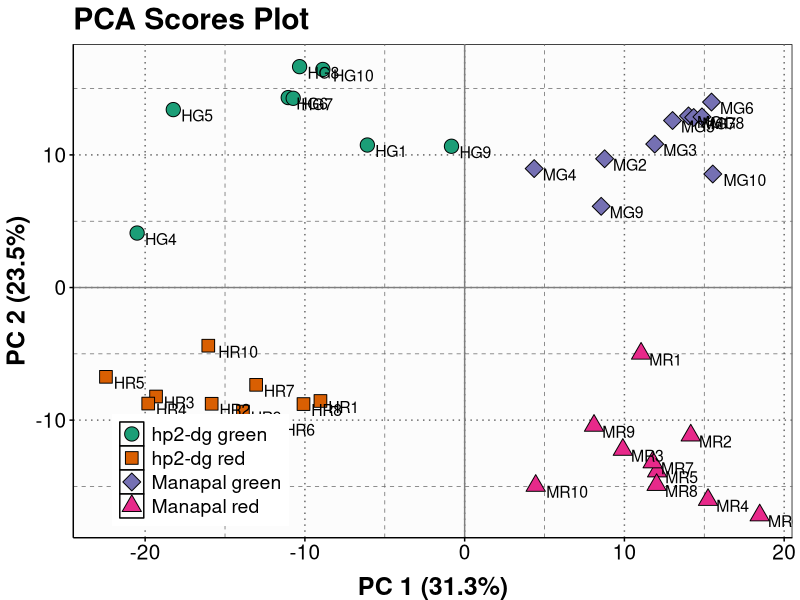
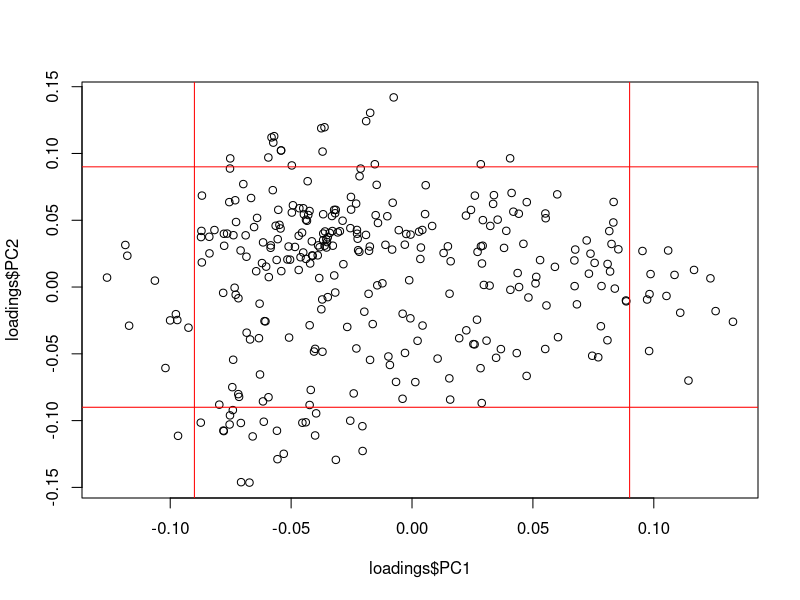
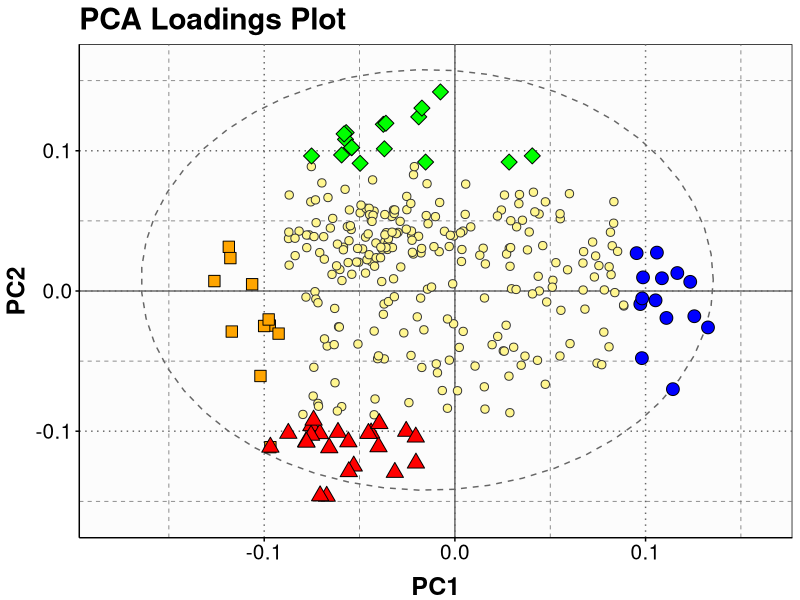
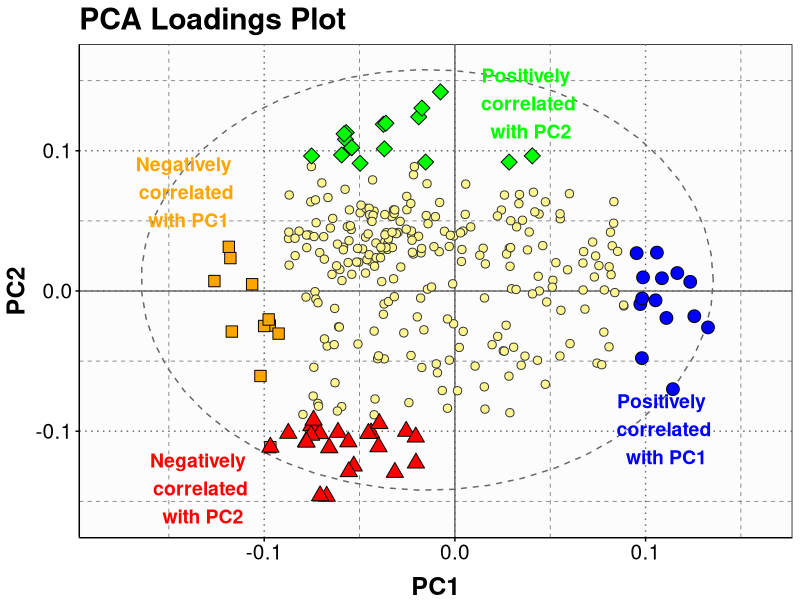
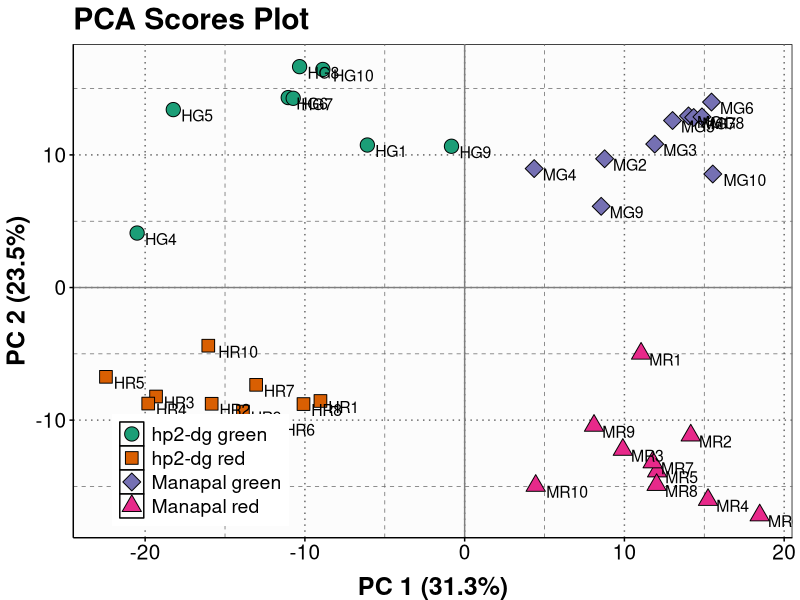
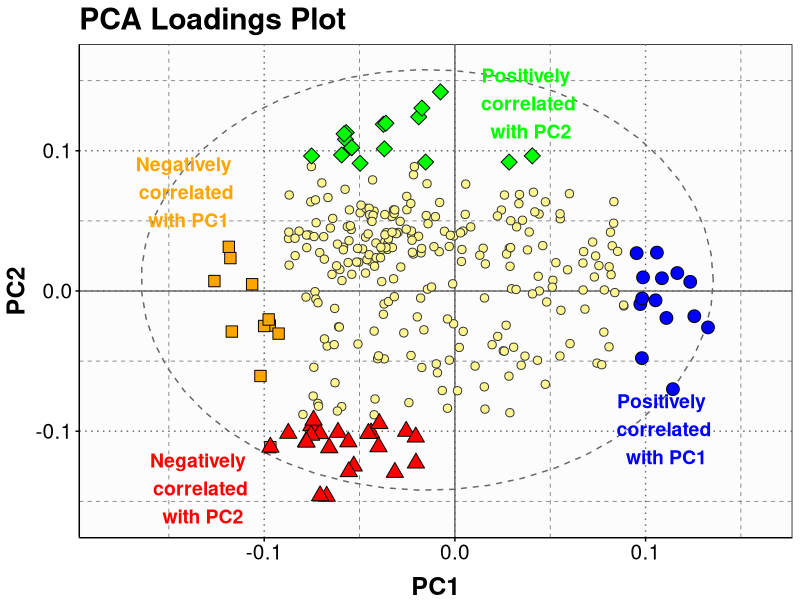

Write R code to recreate these figures, in order.
###############################################################
# Make PCA scores and loadings plots with ggplot2
###############################################################

# This script will produce a scores plot and loadings plot from 
# the output of PCA using the ggplot2 package.  Refer to the 
# PCA.process.R file to see how the data were generated.

# The following files need to be placed in the working directory:
# pca_scores.csv
# pca_scree.csv
# pca_loadings.csv

# Set working directory
setwd("~/R/pca/")

######################
# Scores plot
######################

# import scores matrix
data <- read.csv("pca_scores.csv", header=T)

# subset to include only PC1 to PC3 scores
data <- data[, c(1:4)]

# look at first few rows
data[1:6,1:4]

# Get variance percentages for first 3 PC's
screedat <- read.csv("pca_scree.csv", header=T)
var1 <- round(screedat[2,2:4] * 100, 1)

# Change "X" column to "Sample"
colnames(data)[colnames(data)=="X"] <- "Sample"

# Add Group label to the data frame
Group <- c(rep("hp2-dg green", 8),
           rep("Manapal green", 10),
           rep("hp2-dg red", 10),
           rep("Manapal red", 10))

data <- cbind(data, Group)

# install ggplot2 (can skip if already installed)
install.packages("ggplot2")

# load ggplot2
library(ggplot2)

# Make custom theme for ggplot
my.theme <- theme(axis.text = element_text(colour="black", size=15),
                  text = element_text(size=16),
                  title = element_text(size=18, face="bold", vjust=2),
                  panel.background = element_rect(fill = 'gray99',
                                                  colour = "black", 
                                                  size=0.5),
                  axis.title.x=  element_text(vjust=-0.45),
                  axis.title.y = element_text(vjust=1.2),
                  axis.ticks = element_line(colour="black"),
                  axis.line = element_line(),
                  panel.grid.major = element_line(colour = "gray40", linetype="dotted"),
                  panel.grid.minor = element_line(colour = "gray40", linetype="dashed"),
                  legend.justification=c(1,1),
                  legend.position=c(1,1),
                  legend.title=element_blank(),
                  legend.text = element_text(size = 14))

# check variances for PC1 and PC2
var1

# Calculate 95% ellipse values for PC1,PC2
library(ellipse)
centroids <- aggregate(cbind(PC1,PC2)~Group,data,mean)
conf.rgn1  <- do.call(rbind,lapply(unique(data$Group),function(t)
  data.frame(Group=as.character(t),
             ellipse(cov(data[data$Group==t,2:3]),
                     centre=as.matrix(centroids[t,2:3]),
                     level=0.95),
             stringsAsFactors=FALSE)))

# make plot for PC1 vs. PC2
g1 <-
  ggplot(data, aes(PC1, PC2)) +
  geom_hline(yintercept = 0, colour = "gray50") +
  geom_vline(xintercept = 0, colour = "gray50") +
  geom_polygon(data=conf.rgn1,
               aes(fill=Group), colour="black", alpha = 0.2, 
               linetype="blank", show.legend=FALSE) +
  geom_point(aes(shape=Group, bg=Group), colour="black", size=4.5) +
  geom_text(aes(label=data$Sample), colour="black", 
            size=4, hjust=-0.25, vjust=1) +
  scale_fill_brewer(palette = "Dark2") +
  scale_shape_manual(values=c(21,22,23,24)) +
  ggtitle("PCA Scores Plot") +
  xlab("PC 1 (31.3%)") +
  ylab("PC 2 (23.5%)") +
  my.theme +
  theme(legend.position=c(0.30,0.25))
  
# draw scores plot
g1

# save as png file
png(file="scores.plot.png", height=2400, width=2800, res=350)
g1
dev.off()

######################
# Loadings plot
######################

# Import loadings matrix
loadings <- read.csv("pca_loadings.csv", header=T)

# subset to include only PC1 to PC3 loadings
loadings <- loadings[, c(1:4)]

# look at first few rows
loadings[1:6,1:4]

# Change "X" column to "Variable"
colnames(loadings)[colnames(loadings)=="X"] <- "Variable"

# make a quick loadings plot
plot(loadings$PC1, loadings$PC2)

# add lines for cutoff values
abline(v=0.09, col="red")
abline(v=-0.09, col="red")
abline(h=0.09, col="red")
abline(h=-0.09, col="red")

# Create new column based on PC1 loadings
loadings$pc1.change <-
  ifelse(loadings$PC1 > 0.09,"UP",
         ifelse(loadings$PC1 < -0.09,"DOWN",
                "zeit"))

# Create new column based on PC2 loadings
loadings$pc2.change <-
  ifelse(loadings$PC2 > 0.09,"UP",
         ifelse(loadings$PC2 < -0.09,"DOWN",
                "zeit"))

# Create label column for PC1 loadings
loadings$pc1.label <-
  ifelse(loadings$PC1 > 0.09, as.character(loadings$Variable),
         ifelse(loadings$PC1 < -0.09, as.character(loadings$Variable),
                "null"))

# Create label column for PC2 loadings
loadings$pc2.label <-
  ifelse(loadings$PC2 > 0.09, as.character(loadings$Variable),
         ifelse(loadings$PC2 < -0.09, as.character(loadings$Variable),
                "null"))

# subset significant loadings
loadings.sig <- subset(loadings,
                       PC1 > 0.09 | PC1 < -0.09 |
                         PC2 > 0.09 | PC2 < -0.09)

library(plyr)

# use the "arrange" function in the plyr package to sort
loadings.sig <- arrange(loadings.sig, pc1.change, pc2.change)

# Write the results to file 
write.csv(loadings.sig, "significant_loadings.csv", row.names=F)

# make loadings plot
g2 <-
  ggplot(loadings, aes(PC1, PC2)) +
  geom_hline(yintercept = 0, colour = "gray40") +
  geom_vline(xintercept = 0, colour = "gray40") +
  geom_point(size=2.5, pch=21, color="gray20", bg="khaki1") +
  stat_ellipse(level=0.15, colour="gray40", linetype="dashed", type="euclid") +
  geom_point(data=subset(loadings, pc1.change=="UP"),
             aes(bg="PC1 neg.cor"), size=4, 
             pch=21, color="black", bg="blue") +
  geom_point(data=subset(loadings, pc1.change=="DOWN"),
             aes(bg="PC1 neg.cor"), size=4, 
             pch=22, color="black", bg="orange") +
  geom_point(data=subset(loadings, pc2.change=="UP"),
             aes(bg="PC2 pos.cor"), size=4, 
             pch=23, color="black", bg="green") +
  geom_point(data=subset(loadings, pc2.change=="DOWN"),
             aes(bg="PC2 neg.cor"), size=4, 
             pch=24, color="black", bg="red") +
  scale_x_continuous(limits = c(-0.18, 0.16)) +
  scale_y_continuous(limits = c(-0.16, 0.16)) +
  ggtitle("PCA Loadings Plot") +
  my.theme

# draw loadings plot
g2

# add text annotations using the grid package
library(grid)

PC1.pos <- grobTree(textGrob("Positively \n correlated \n with PC1",
                             x=0.82, y=0.22, gp=gpar(col="blue", fontsize=14, fontface="bold")))
PC1.neg <- grobTree(textGrob("Negatively \n correlated \n with PC1",
                             x=0.15, y=0.7, gp=gpar(col="orange", fontsize=14, fontface="bold")))
PC2.pos <- grobTree(textGrob("Positively \n correlated \n with PC2",
                             x=0.63, y=0.88, gp=gpar(col="green", fontsize=14, fontface="bold")))
PC2.neg <- grobTree(textGrob("Negatively \n correlated \n with PC2",
                             x=0.17, y=0.1, gp=gpar(col="red", fontsize=14, fontface="bold")))

g2a <-
  g2 +
  annotation_custom(PC1.pos) +
  annotation_custom(PC1.neg) +
  annotation_custom(PC2.pos) +
  annotation_custom(PC2.neg)

g2a

# save as png file
png(file="loadings.plot.png", height=2400, width=2800, res=350)
g2a
dev.off()

# end
